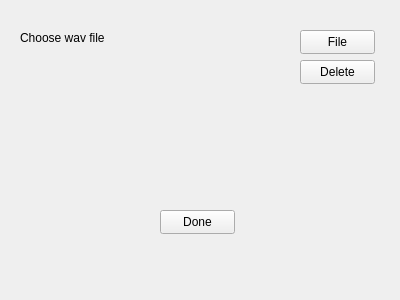
<?xml version="1.0" encoding="UTF-8"?>
<ui version="4.0">
 <class>chromagramConfigWindow</class>
 <widget class="QWidget" name="chromagramConfigWindow">
  <property name="geometry">
   <rect>
    <x>0</x>
    <y>0</y>
    <width>400</width>
    <height>300</height>
   </rect>
  </property>
  <property name="windowTitle">
   <string>Chromagram config</string>
  </property>
  <widget class="QLabel" name="fileNameLabel">
   <property name="geometry">
    <rect>
     <x>20</x>
     <y>30</y>
     <width>261</width>
     <height>16</height>
    </rect>
   </property>
   <property name="text">
    <string>Choose wav file</string>
   </property>
  </widget>
  <widget class="QPushButton" name="chooseFilePushBtn">
   <property name="geometry">
    <rect>
     <x>300</x>
     <y>30</y>
     <width>75</width>
     <height>24</height>
    </rect>
   </property>
   <property name="text">
    <string>File</string>
   </property>
  </widget>
  <widget class="QPushButton" name="deleteFilePushBtn">
   <property name="geometry">
    <rect>
     <x>300</x>
     <y>60</y>
     <width>75</width>
     <height>24</height>
    </rect>
   </property>
   <property name="text">
    <string>Delete</string>
   </property>
  </widget>
  <widget class="QPushButton" name="configDonePushBtn">
   <property name="geometry">
    <rect>
     <x>160</x>
     <y>210</y>
     <width>75</width>
     <height>24</height>
    </rect>
   </property>
   <property name="text">
    <string>Done</string>
   </property>
  </widget>
 </widget>
 <resources/>
 <connections/>
</ui>
